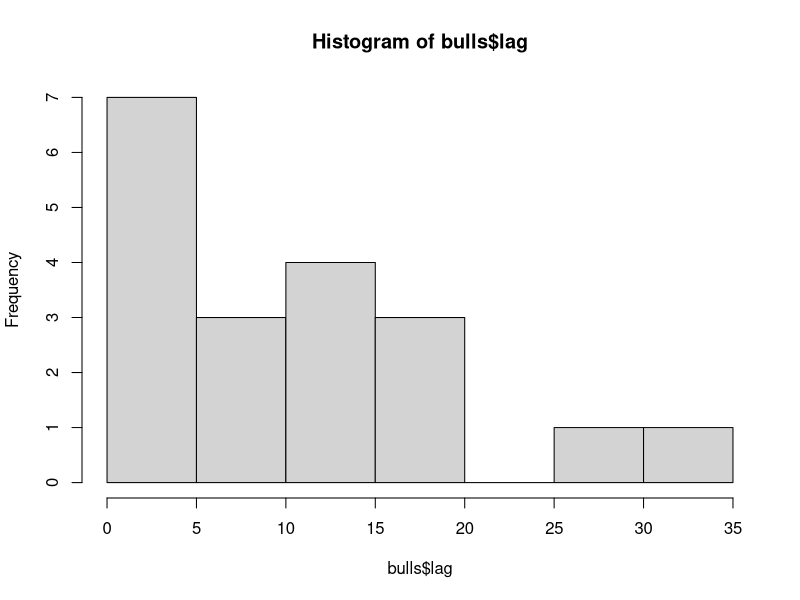

This figure's R source: (Note: this script raises an error after producing the figure.)

bulls <- data.frame("lag" = c(1, 34, 15, 3, 12, 14, 4, 16, 10, 3, 12, 6, 10, 19, 29, 3, 1, 1, 17))
bulls$"red" <- as.factor(c(0,0,0,0,0,0,0,0,0,1,0,0,1,1,0,0,0, 0, 0))



summary(bulls$lag)
sd(bulls$lag)
hist(bulls$lag)
nrow(bulls)
sum(bulls$lag)
nrow(bulls) / sum(bulls$lag)


hist_wrap(bulls$lag)



analysis <- "poisson process"

switch(analysis,
       "time series" = plt(ts(bulls$lag)),
       "poisson process" = plt(bulls$lag))

